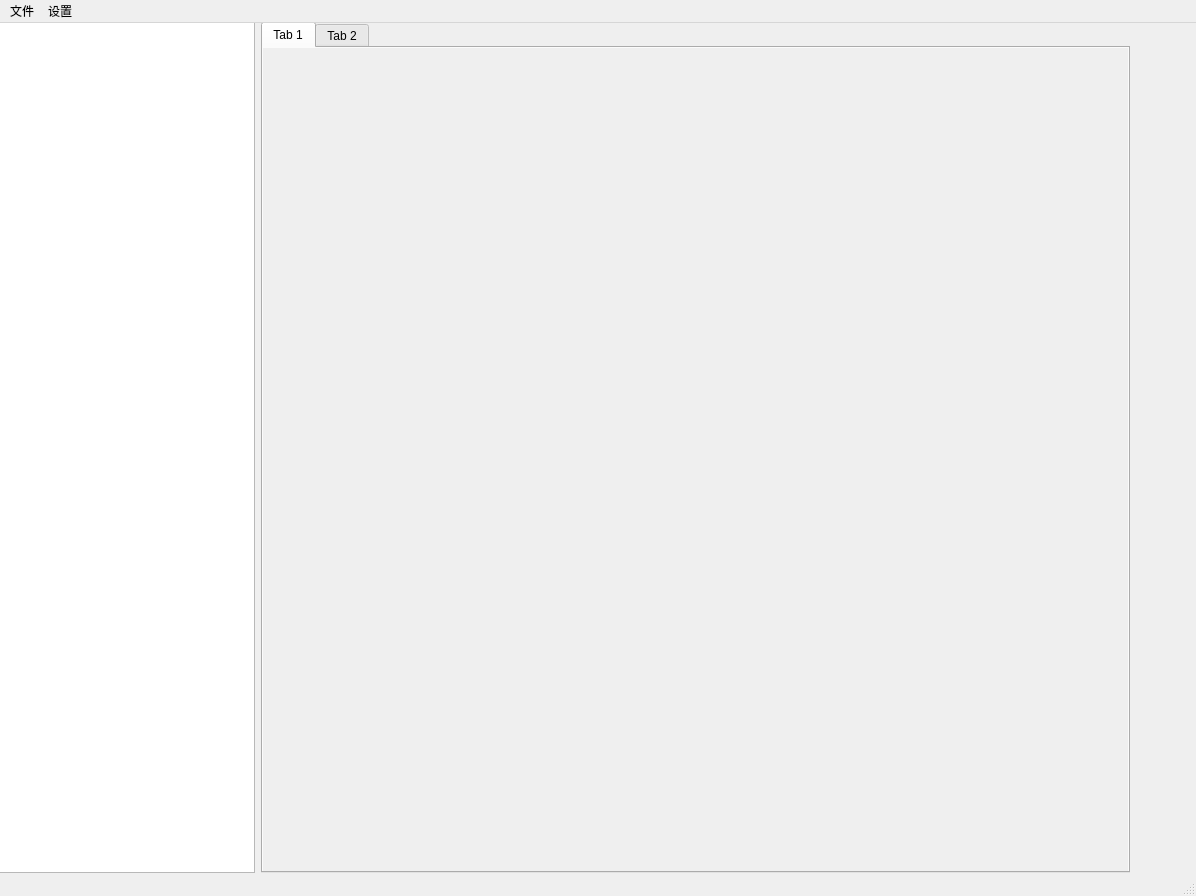
<?xml version="1.0" encoding="UTF-8"?>
<ui version="4.0">
 <class>MainWindow</class>
 <widget class="QMainWindow" name="MainWindow">
  <property name="geometry">
   <rect>
    <x>0</x>
    <y>0</y>
    <width>1196</width>
    <height>896</height>
   </rect>
  </property>
  <property name="windowTitle">
   <string>MainWindow</string>
  </property>
  <widget class="QWidget" name="centralwidget">
   <widget class="QWidget" name="horizontalLayoutWidget">
    <property name="geometry">
     <rect>
      <x>-1</x>
      <y>-1</y>
      <width>1131</width>
      <height>851</height>
     </rect>
    </property>
    <layout class="QHBoxLayout" name="horizontalLayout">
     <item alignment="Qt::AlignLeft">
      <widget class="QTreeView" name="treeView"/>
     </item>
     <item>
      <widget class="QTabWidget" name="tabWidget">
       <widget class="QWidget" name="tab_3">
        <attribute name="title">
         <string>Tab 1</string>
        </attribute>
        <widget class="QScrollArea" name="scrollArea">
         <property name="geometry">
          <rect>
           <x>-1</x>
           <y>-1</y>
           <width>871</width>
           <height>831</height>
          </rect>
         </property>
         <property name="widgetResizable">
          <bool>true</bool>
         </property>
         <widget class="QWidget" name="scrollAreaWidgetContents">
          <property name="geometry">
           <rect>
            <x>0</x>
            <y>0</y>
            <width>869</width>
            <height>829</height>
           </rect>
          </property>
         </widget>
        </widget>
       </widget>
       <widget class="QWidget" name="tab_4">
        <attribute name="title">
         <string>Tab 2</string>
        </attribute>
       </widget>
      </widget>
     </item>
    </layout>
   </widget>
  </widget>
  <widget class="QMenuBar" name="menubar">
   <property name="geometry">
    <rect>
     <x>0</x>
     <y>0</y>
     <width>1196</width>
     <height>23</height>
    </rect>
   </property>
   <widget class="QMenu" name="menu">
    <property name="title">
     <string>文件</string>
    </property>
    <addaction name="actiondakd"/>
    <addaction name="actionsave"/>
    <addaction name="actionquit"/>
   </widget>
   <widget class="QMenu" name="menu_2">
    <property name="title">
     <string>设置</string>
    </property>
    <addaction name="actionreader"/>
   </widget>
   <addaction name="menu"/>
   <addaction name="menu_2"/>
  </widget>
  <widget class="QStatusBar" name="statusbar"/>
  <action name="actiondakd">
   <property name="text">
    <string>open</string>
   </property>
   <property name="toolTip">
    <string>打开文件</string>
   </property>
  </action>
  <action name="actionsave">
   <property name="text">
    <string>save</string>
   </property>
  </action>
  <action name="actionquit">
   <property name="text">
    <string>quit</string>
   </property>
  </action>
  <action name="actionreader">
   <property name="text">
    <string>reader</string>
   </property>
  </action>
 </widget>
 <tabstops>
  <tabstop>tabWidget</tabstop>
  <tabstop>scrollArea</tabstop>
  <tabstop>treeView</tabstop>
 </tabstops>
 <resources/>
 <connections/>
</ui>
